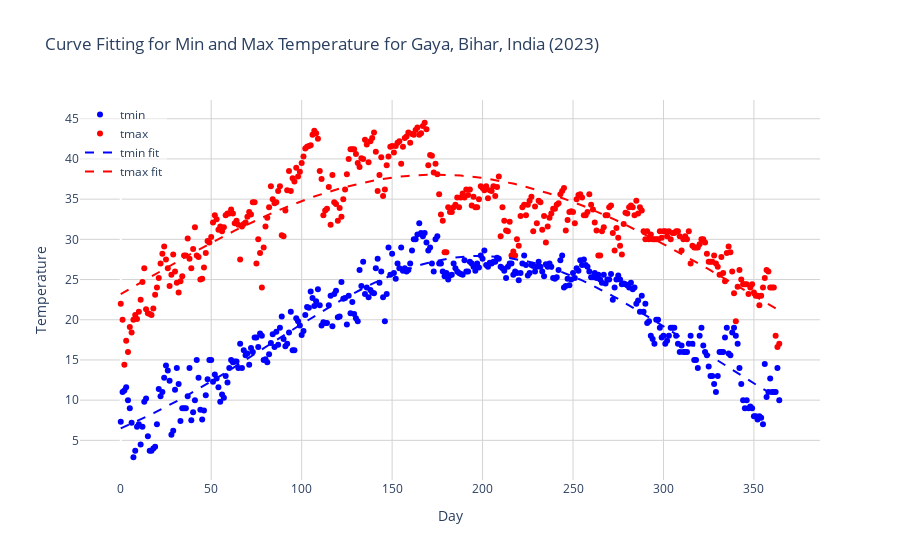

Notebook source saved alongside this figure:
### Markdown cell above
**Pick a city of your choice. Pick a year of your choice. Get the daily maximum and minimum temperature data for that year for that city. So you should have about 365 data points for each series. Analyse the temperature trend using the curve fitting technique. Mention your data source.**

### Code cell
# We are using meteostat library to get the temperature data for Gaya, Bihar, India for the year 2023. Meteostat is a Python library designed for retrieving historical weather and climate data from the Meteostat project's database

from datetime import datetime
from meteostat import Point, Daily
import numpy as np
from scipy.optimize import curve_fit
import plotly.graph_objects as go

# Set time period
start = datetime(2023, 1, 1)
end = datetime(2023, 12, 31)

# Create Point for Gaya, Bihar, India (my hometown)
gaya = Point(24.7914, 85.0002)

# Get daily data for 2023
data = Daily(gaya, start, end)
data = data.fetch()

selected_data = data[['tmin', 'tmax']]

# Define Gaussian function
def gaussian(x, A, mu, sigma):
    return A * np.exp(-(x - mu)**2 / (2 * sigma**2))

# Fit Gaussian curve to tmin
popt_tmin, pcov_tmin = curve_fit(gaussian, np.arange(len(selected_data)), selected_data['tmin'], p0=[1, len(selected_data)/2, 1])

# Fit Gaussian curve to tmax
popt_tmax, pcov_tmax = curve_fit(gaussian, np.arange(len(selected_data)), selected_data['tmax'], p0=[1, len(selected_data)/2, 1])

# Generate x values for plotting
x = np.linspace(0, len(selected_data), 100)

# Plotting with Plotly
fig = go.Figure()

# Scatter plot for tmin
fig.add_trace(go.Scatter(x=np.arange(len(selected_data)), y=selected_data['tmin'], mode='markers', name='tmin', marker=dict(color='blue')))

# Scatter plot for tmax
fig.add_trace(go.Scatter(x=np.arange(len(selected_data)), y=selected_data['tmax'], mode='markers', name='tmax', marker=dict(color='red')))

# Gaussian fit for tmin
fig.add_trace(go.Scatter(x=x, y=gaussian(x, *popt_tmin), mode='lines', name='tmin fit', line=dict(color='blue', dash='dash')))
# Gaussian fit for tmax
fig.add_trace(go.Scatter(x=x, y=gaussian(x, *popt_tmax), mode='lines', name='tmax fit', line=dict(color='red', dash='dash')))

fig.update_layout(
    title='Curve Fitting for Min and Max Temperature for Gaya, Bihar, India (2023)',
    xaxis_title='Day',
    yaxis_title='Temperature',
    legend=dict(x=0, y=1.0, bgcolor='rgba(255, 255, 255, 0.5)'),
    plot_bgcolor='white',
    xaxis=dict(showgrid=True, gridcolor='lightgrey'),
    yaxis=dict(showgrid=True, gridcolor='lightgrey')
)

fig.show()

### Figure 1 — Plotly figure (JSON) as saved in the notebook; plotly's stock layout.template omitted (floating-point values rounded to 4 significant figures; data arrays with more than 128 entries replaced by an {"elided": "..."} marker saying what was removed)
{"data": [{"marker": {"color": "blue"}, "mode": "markers", "name": "tmin", "x": {"elided": "365 int values"}, "y": {"elided": "365 float values"}, "type": "scatter"}, {"marker": {"color": "red"}, "mode": "markers", "name": "tmax", "x": {"elided": "365 int values"}, "y": {"elided": "365 float values"}, "type": "scatter"}, {"line": {"color": "blue", "dash": "dash"}, "mode": "lines", "name": "tmin fit", "x": [0.0, 3.687, 7.374, 11.06, 14.75, 18.43, 22.12, 25.81, 29.49, 33.18, 36.87, 40.56, 44.24, 47.93, 51.62, 55.3, 58.99, 62.68, 66.36, 70.05, 73.74, 77.42, 81.11, 84.8, 88.48, 92.17, 95.86, 99.55, 103.2, 106.9, 110.6, 114.3, 118.0, 121.7, 125.4, 129.0, 132.7, 136.4, 140.1, 143.8, 147.5, 151.2, 154.8, 158.5, 162.2, 165.9, 169.6, 173.3, 177.0, 180.7, 184.3, 188.0, 191.7, 195.4, 199.1, 202.8, 206.5, 210.2, 213.8, 217.5, 221.2, 224.9, 228.6, 232.3, 236.0, 239.6, 243.3, 247.0, 250.7, 254.4, 258.1, 261.8, 265.5, 269.1, 272.8, 276.5, 280.2, 283.9, 287.6, 291.3, 294.9, 298.6, 302.3, 306.0, 309.7, 313.4, 317.1, 320.8, 324.4, 328.1, 331.8, 335.5, 339.2, 342.9, 346.6, 350.3, 353.9, 357.6, 361.3, 365.0], "y": [6.496, 6.853, 7.223, 7.605, 7.999, 8.406, 8.824, 9.253, 9.694, 10.15, 10.61, 11.08, 11.56, 12.05, 12.55, 13.06, 13.57, 14.09, 14.61, 15.14, 15.67, 16.21, 16.74, 17.28, 17.81, 18.35, 18.88, 19.41, 19.93, 20.44, 20.95, 21.45, 21.94, 22.41, 22.88, 23.33, 23.76, 24.18, 24.59, 24.97, 25.33, 25.68, 26.0, 26.3, 26.58, 26.83, 27.06, 27.26, 27.44, 27.59, 27.72, 27.81, 27.88, 27.92, 27.94, 27.92, 27.88, 27.81, 27.71, 27.59, 27.43, 27.25, 27.05, 26.82, 26.57, 26.29, 25.99, 25.66, 25.32, 24.95, 24.57, 24.16, 23.74, 23.31, 22.85, 22.39, 21.91, 21.42, 20.92, 20.42, 19.9, 19.38, 18.85, 18.32, 17.79, 17.25, 16.72, 16.18, 15.65, 15.11, 14.59, 14.06, 13.54, 13.03, 12.53, 12.03, 11.54, 11.06, 10.59, 10.12], "type": "scatter"}, {"line": {"color": "red", "dash": "dash"}, "mode": "lines", "name": "tmax fit", "x": [0.0, 3.687, 7.374, 11.06, 14.75, 18.43, 22.12, 25.81, 29.49, 33.18, 36.87, 40.56, 44.24, 47.93, 51.62, 55.3, 58.99, 62.68, 66.36, 70.05, 73.74, 77.42, 81.11, 84.8, 88.48, 92.17, 95.86, 99.55, 103.2, 106.9, 110.6, 114.3, 118.0, 121.7, 125.4, 129.0, 132.7, 136.4, 140.1, 143.8, 147.5, 151.2, 154.8, 158.5, 162.2, 165.9, 169.6, 173.3, 177.0, 180.7, 184.3, 188.0, 191.7, 195.4, 199.1, 202.8, 206.5, 210.2, 213.8, 217.5, 221.2, 224.9, 228.6, 232.3, 236.0, 239.6, 243.3, 247.0, 250.7, 254.4, 258.1, 261.8, 265.5, 269.1, 272.8, 276.5, 280.2, 283.9, 287.6, 291.3, 294.9, 298.6, 302.3, 306.0, 309.7, 313.4, 317.1, 320.8, 324.4, 328.1, 331.8, 335.5, 339.2, 342.9, 346.6, 350.3, 353.9, 357.6, 361.3, 365.0], "y": [23.18, 23.66, 24.15, 24.63, 25.12, 25.6, 26.07, 26.55, 27.02, 27.49, 27.95, 28.41, 28.87, 29.32, 29.76, 30.19, 30.62, 31.04, 31.46, 31.86, 32.25, 32.64, 33.01, 33.38, 33.73, 34.08, 34.41, 34.72, 35.03, 35.32, 35.6, 35.87, 36.12, 36.36, 36.58, 36.79, 36.98, 37.16, 37.32, 37.47, 37.6, 37.71, 37.81, 37.89, 37.95, 38.0, 38.03, 38.04, 38.04, 38.02, 37.98, 37.92, 37.85, 37.77, 37.66, 37.54, 37.41, 37.25, 37.09, 36.9, 36.7, 36.49, 36.26, 36.02, 35.76, 35.49, 35.2, 34.9, 34.59, 34.27, 33.93, 33.59, 33.23, 32.86, 32.48, 32.09, 31.69, 31.28, 30.87, 30.44, 30.01, 29.57, 29.13, 28.68, 28.22, 27.76, 27.29, 26.82, 26.35, 25.87, 25.39, 24.91, 24.43, 23.94, 23.46, 22.97, 22.49, 22.0, 21.52, 21.04], "type": "scatter"}], "layout": {"legend": {"x": 0, "y": 1.0, "bgcolor": "rgba(255, 255, 255, 0.5)"}, "xaxis": {"title": {"text": "Day"}, "showgrid": true, "gridcolor": "lightgrey"}, "yaxis": {"title": {"text": "Temperature"}, "showgrid": true, "gridcolor": "lightgrey"}, "title": {"text": "Curve Fitting for Min and Max Temperature for Gaya, Bihar, India (2023)"}, "plot_bgcolor": "white"}}
